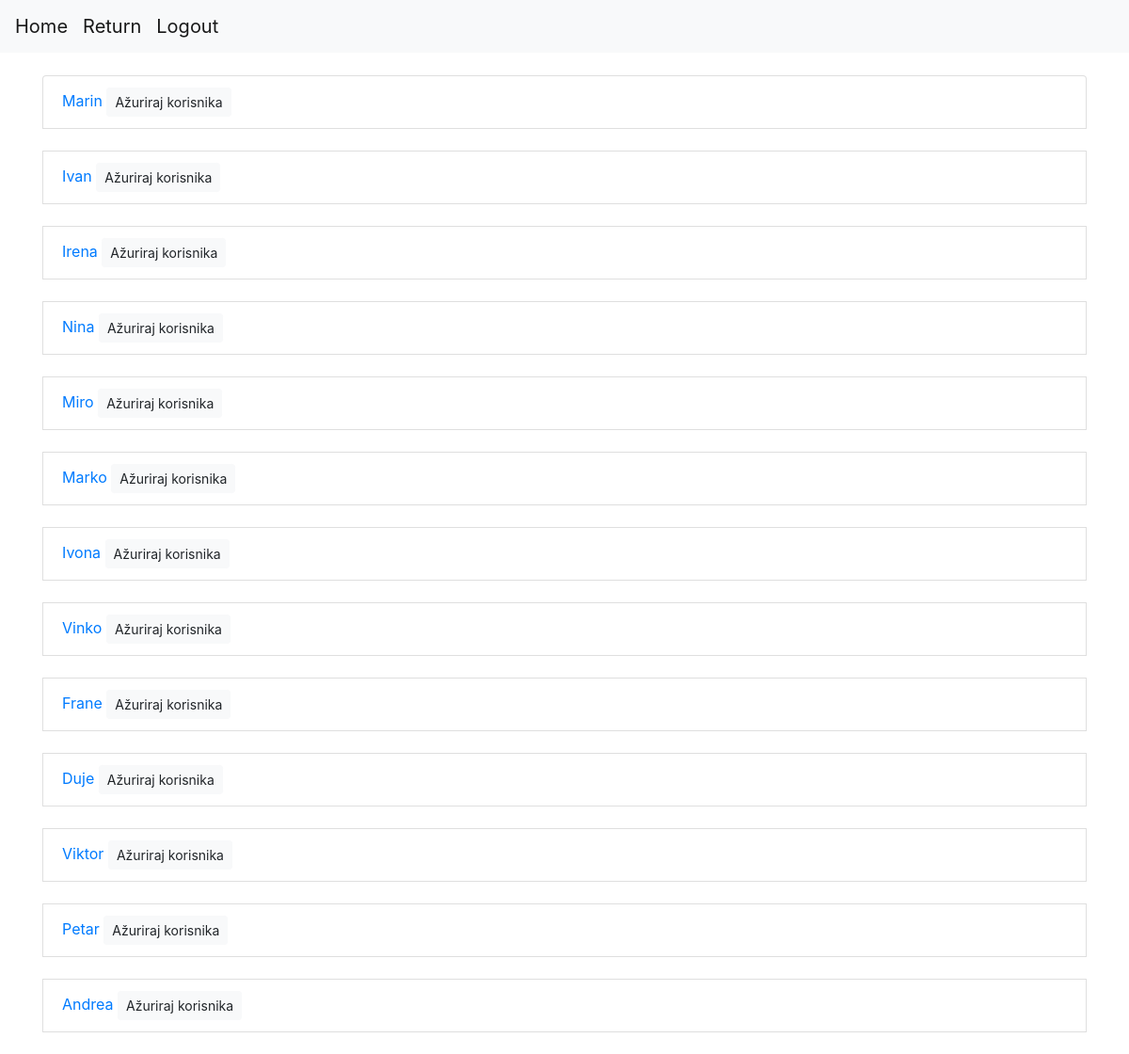
The app's page /studenti/ (signed in) with its own data.
### App/models.py (models this page shows, shortened)
class Korisnik(AbstractUser):
    ROLES = (('prof', 'profesor'), ('stu', 'student'))
    STATUS = (('none', 'None'), ('izv', 'izvanredni student'), ('red', 'redovni student'))
    role = models.CharField(max_length=50, choices=ROLES)
    status = models.CharField(max_length=50, choices=STATUS)

### App/views.py (the view)
# urls.py: path('studenti/', views.get_all_students, name='studenti'),
@login_required
def get_all_students(request):
    studenti=Korisnik.objects.filter(role='stu')
    return render(request, 'lista_studenata.html',{"data":studenti})

### App/templates/lista_studenata.html
{% extends 'base.html' %}
{% block predmeti %}
<br>
<div class="container">
    {% for student in data %}
        <div class="list-group-item">
            <a  href="{%url 'upisni_list' student.id %}" >{{student.username}}  </a>
            <a href="{% url 'edit' student.id %}" class="btn btn-light btn-sm " >  Ažuriraj korisnika</a>
        </div>
        <br>
    {% endfor %}
</div>
{% endblock %}

### App/templates/base.html (shortened to what this page needs)
{% load static %}
<!DOCTYPE html>
<html lang="en">
<head>
    <link rel="stylesheet"
        type="text/css"
        href="{% static 'css/bootstrap.css' %}">
</head>
<body>
        <nav class="navbar navbar-light bg-light navbar-expand-lg">
            <a class="navbar-brand" href="{%url 'index' %}">Home </a>
            <a class="navbar-brand" href="{{ request.META.HTTP_REFERER }}">Return</a>
            <a class="navbar-brand mr-sm-2" href="{% url 'logout' %}">Logout</a><br>
        </nav>
    {% block predmeti %}
    {% endblock %}
</body>
</html>

### records on screen
Korisnik: username "Marin"
Korisnik: username "Ivan"
Korisnik: username "Irena"
Korisnik: username "Nina"
Korisnik: username "Miro"
Korisnik: username "Marko"
Korisnik: username "Ivona"
Korisnik: username "Vinko"
Korisnik: username "Frane"
Korisnik: username "Duje"
Korisnik: username "Viktor"
Korisnik: username "Petar"
Korisnik: username "Andrea"
